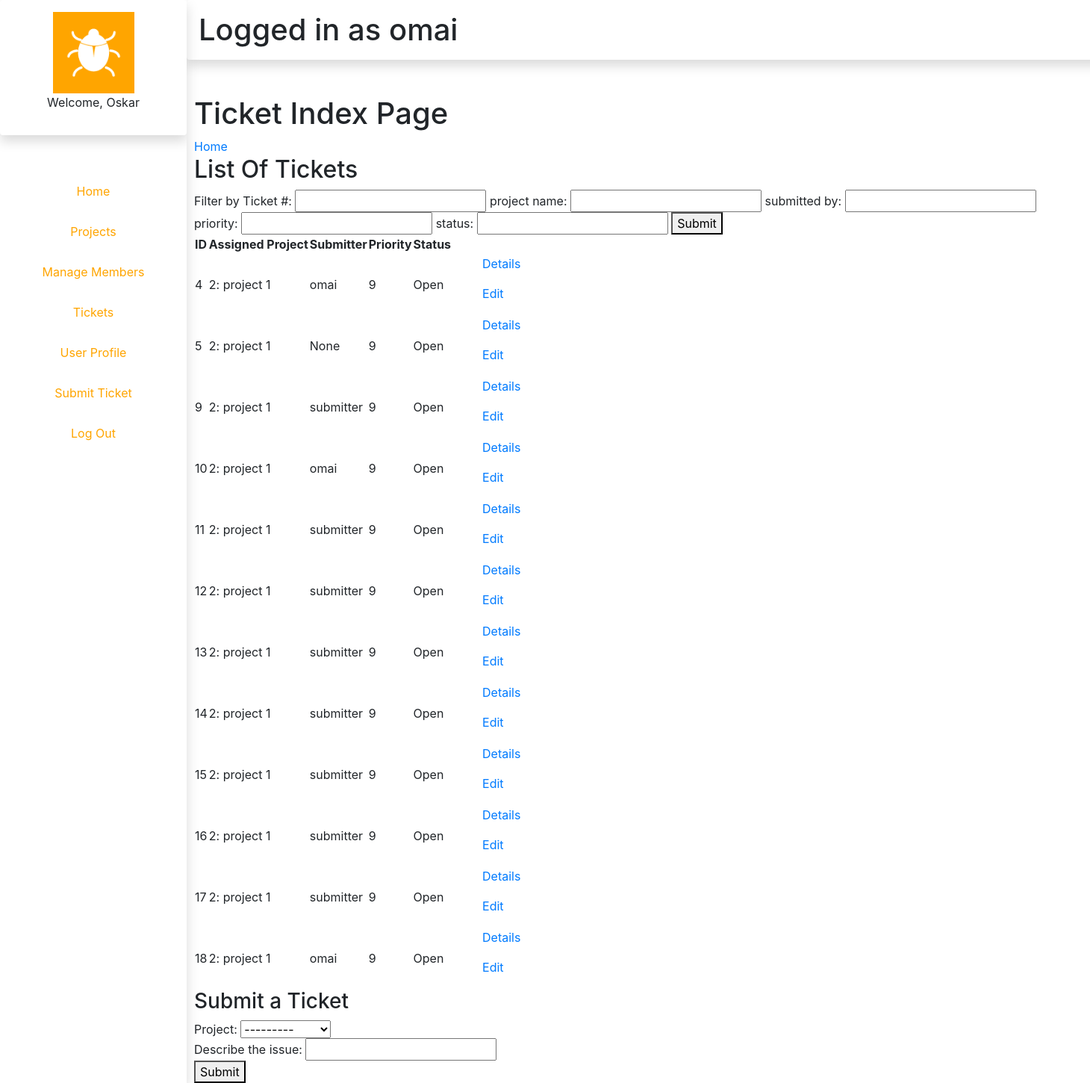
The page /tickets/ (signed in) on the database as committed earlier.
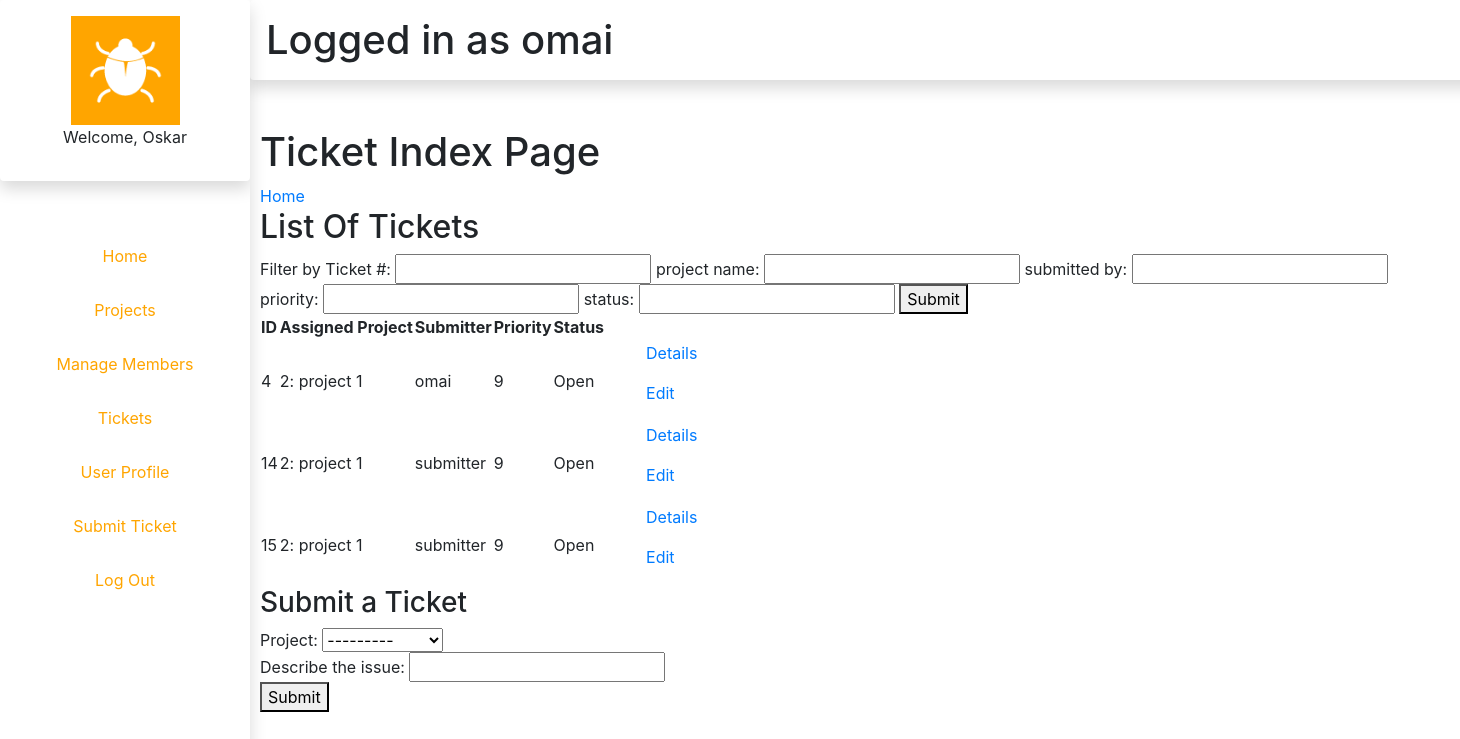
The same page on the database as committed later.
### authenticate/models.py (models this page shows)
class NewUser(AbstractBaseUser, PermissionsMixin):
	email = models.EmailField(_('email address'), unique=True)
	user_name = models.CharField(max_length=150, unique=True)
	first_name = models.CharField(max_length=150, blank=True)
	start_date = models.DateTimeField(default=timezone.now)
	pfp = models.ImageField(default="pfp1.jpg",null=True,blank=True)
	about = models.TextField(_(
		'about'), max_length=150, blank=True)
	is_staff = models.BooleanField(default=False)
	is_active = models.BooleanField(default=True)
	objects = CustomAccountManager()
	USERNAME_FIELD = "email"
	REQUIRED_FIELDS = ['user_name', 'first_name']
	def __str__(self):
		return self.user_name

### tickets/models.py (models this page shows, shortened)
class Ticket(models.Model):
	priorityChoices = (
		('1','1'),
		('2','2'),
		('3','3'),
		('4','4'),
		('5','5'),
		('6','6'),
		('7','7'),
		('8','8'),
		('9','9'),
	)
	statusChoices = (
		('Closed','Closed'),
		('Open','Open'),
	)
	raceChoices = (
		('Bugs/Errors','Bugs/Errors'),
	)
	project = models.ForeignKey(Project, on_delete=models.CASCADE,related_name="project_tickets")
	personnel = models.ForeignKey(ProjectMember, on_delete=models.SET_NULL , related_name="assigned_ticket" , null=True,default=None, blank=True)
	submitter = models.ForeignKey(settings.AUTH_USER_MODEL, on_delete=models.SET_NULL,null=True,related_name="user_tickets")
	description = models.CharField(max_length=100)
	priority = models.CharField(max_length=100,choices= priorityChoices)
	status = models.CharField(max_length=100, choices = statusChoices)
	race = models.CharField(max_length=100,choices = raceChoices)
	timeCreated = models.DateTimeField(auto_now_add=True)
	lastEdited = models.DateTimeField(default = datetime.datetime(2020,1,1,0,0,0))

### projects/models.py (models this page shows)
class Project(models.Model):
	submitter = models.ForeignKey(settings.AUTH_USER_MODEL, on_delete=models.CASCADE , related_name= "projects_created")
	name = models.CharField(max_length=64)
	description = models.CharField(max_length=100)
	class Meta:
		unique_together = ["name", 'submitter']
	def __str__(self):
		return u'{0}'.format(str(self.id) + ": " + self.name)

### authenticate/decorators.py (the view)
		def wrapper_func(request, *args,**kwargs):
			group = None
			if request.user.groups.exists():
				group = request.user.groups.all()[0].name
			if group in allowed_roles:
				return view_func(request,*args,**kwargs)
			else:
				return HttpResponse("You are not authorized to view this page")

### tickets/forms.py
class SubmitTicketForm(forms.Form):
	project = forms.ModelChoiceField(queryset= Project.objects.all(), label=None)
	description = forms.CharField(max_length=1000, label="Describe the issue")
	class Meta:
		model = Ticket
		fields = ['project','description']

### tickets/views.py (called while the page is built)
@login_required(login_url='authenticate:login')
@allowed_users(allowed_roles = ['admin','developer',])
def index(request):
	ticket_list = Ticket.objects.all()
	ticket_filter = TicketFilter(request.GET,queryset=ticket_list)
	ticket_list = ticket_filter.qs
	context={
		'ticket_list': ticket_list,
		'ticket_filter': ticket_filter,
		'form': SubmitTicketForm(),
	}
	return render(request, "tickets/index.html",context)

### tickets/templates/tickets/index.html (shortened to what this page needs)
{% extends "authenticate/layout.html" %}
{% block body %}
	<div><h1>Ticket Index Page</h1></div>
	<a href="{% url 'authenticate:home' %}">Home</a>
	<div><h2>List Of Tickets</h2></div>
	<div>
		<form method="get">
			Filter by
			{% for field in ticket_filter.form %}
				{{field.label}}: {{ field }}
			{% endfor %}
			<button type="submit">Submit</button>
			<br>
		</form>
	</div>
	<div>
		<table>
			<div>
				<tr>
					<th>ID</th>
					<th>Assigned Project</th>
					<th>Submitter</th>
					<th>Priority</th>
					<th>Status</th>
					<th>      </th>
				</tr>
			</div>
			{% for ticket in ticket_list %}
				<div>
					<tr>
						<td>{{ticket.id}}</td>
						<td>{{ticket.project}}</td>
						<td>{{ticket.submitter}}</td>
						<td>{{ticket.priority}}</td>
						<td>{{ticket.status}}</td>
						<td><ul>
								<a href="{% url 'tickets:details' ticket.id %}">Details</a>
							</ul>
							<ul>
								<a href="{% url 'tickets:edit' ticket.id %}">Edit</a>
							</ul>
						</td>
					</tr>
				</div>
			{%endfor%}
		</table>
	</div>
	<div>
		<form method="post" action="{% url 'tickets:submit' %}">
			<h3>Submit a Ticket</h3>
			{%for field in form%}
				{{field.label}}: {{field}} <br>
			{%endfor%}
			<button type="submit">Submit</button>
		</form>
	</div>
{% endblock %}

### authenticate/templates/authenticate/layout.html (shortened to what this page needs)
{% load static %}
<!DOCTYPE html>
<html>
<head>
		<link rel="stylesheet" href="https://stackpath.bootstrapcdn.com/bootstrap/4.3.1/css/bootstrap.min.css">
		<link rel="stylesheet" type= "text/css" href="{% static '/css/style.css' %}">
</head>
<body>
	<div id="nav" class="shadow">
		<ul>
			<div class="shadow p-3 mb-5 rounded">
				<img src="{%static 'logo.png' %}">
				<p>Welcome, {{user.first_name}}</p>
			</div>
			{%if request.user.is_superuser%}
				<li><a href="{%url 'authenticate:home' %}">Home</a></li>
				<li><a href="{%url 'projects:index' %}">Projects</a></li>
				<li><a href="{%url 'projects:personnel' %}">Manage Members</a></li>
			{%endif%}
			{%if request.user.is_staff%}
				<li><a href="{%url 'tickets:index' %}">Tickets</a></li>
			{%endif%}
				<li><a href="{%url 'user_profile:index' %}">User Profile</a></li>
				<li><a href="{%url 'tickets:submit' %}">Submit Ticket</a></li>
				<li><a href="{%url 'authenticate:logout' %}">Log Out</a></li>
		</ul>
	</div>
	<div id="topbar" class="shadow p-3 mb-5 bg-white rounded">
		<div>
			<h1>Logged in as {{user.user_name}}</h1>
		</div>
	</div>
	<div id="main" class="justify-content-center">
		{% block body%}
		{%endblock%}
	</div>
</body>
</html>

### static/css/style.css (style rules this page uses)
#nav { height:100%; width:250px; position:fixed; z-index:1; top:0; left:0; overflow:hidden; background-color:white; text-align: center; }
#nav ul img { height:50%; width:50%; right:0; background-color: orange; }
#nav ul { margin: 0px; padding: 0px; }
#nav ul li { list-style-type: none; }
#nav ul li a { padding: 15px; display: block; background-color:white; color: orange; tex-decoration:none; transition: .5s background-color; }
#topbar { background-color:white; margin-left:250px; height:80px; width:100%; }
#main { margin-left:250px; padding:0px 10px; }

Rows that differ between the two databases and show on the page:
removed Ticket: id "5", project "2: project 1", submitter "None", priority "9", status "Open"
removed Ticket: id "9", project "2: project 1", submitter "submitter", priority "9", status "Open"
removed Ticket: id "10", project "2: project 1", submitter "omai", priority "9", status "Open"
removed Ticket: id "11", project "2: project 1", submitter "submitter", priority "9", status "Open"
removed Ticket: id "12", project "2: project 1", submitter "submitter", priority "9", status "Open"
removed Ticket: id "13", project "2: project 1", submitter "submitter", priority "9", status "Open"
removed Ticket: id "16", project "2: project 1", submitter "submitter", priority "9", status "Open"
removed Ticket: id "17", project "2: project 1", submitter "submitter", priority "9", status "Open"
removed Ticket: id "18", project "2: project 1", submitter "omai", priority "9", status "Open"
